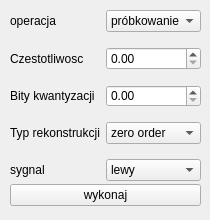
     <widget class="QWidget" name="dzialaniaJednoSygnaloweTab">
      <attribute name="title">
       <string>jedno-sygnalowe</string>
      </attribute>
      <widget class="QWidget" name="formLayoutWidget_2">
       <property name="geometry">
        <rect>
         <x>10</x>
         <y>10</y>
         <width>191</width>
         <height>171</height>
        </rect>
       </property>
       <layout class="QFormLayout" name="dzialaniaJednoLayout">
        <property name="verticalSpacing">
         <number>15</number>
        </property>
        <item row="0" column="0">
         <widget class="QLabel" name="operacjaJednoLabel">
          <property name="text">
           <string>operacja</string>
          </property>
          <property name="buddy">
           <cstring>operacjaJednoComboBox</cstring>
          </property>
         </widget>
        </item>
        <item row="0" column="1">
         <widget class="QComboBox" name="operacjaJednoComboBox">
          <item>
           <property name="text">
            <string>próbkowanie</string>
           </property>
          </item>
          <item>
           <property name="text">
            <string>kwantyzacja</string>
           </property>
          </item>
          <item>
           <property name="text">
            <string>rekonstrukcja</string>
           </property>
          </item>
         </widget>
        </item>
        <item row="1" column="0">
         <widget class="QLabel" name="jednoCzestotliwoscProbkowaniaLabel">
          <property name="text">
           <string>Czestotliwosc</string>
          </property>
          <property name="buddy">
           <cstring>jednoCzestotliwoscProbkowaniaDoubleSpinBox</cstring>
          </property>
         </widget>
        </item>
        <item row="1" column="1">
         <widget class="QDoubleSpinBox" name="jednoCzestotliwoscProbkowaniaDoubleSpinBox">
          <property name="maximum">
           <double>100000.000000000000000</double>
          </property>
         </widget>
        </item>
        <item row="2" column="0">
         <widget class="QLabel" name="bityKwantyzacjiLabel">
          <property name="text">
           <string>Bity kwantyzacji</string>
          </property>
          <property name="buddy">
           <cstring>bityKwantyzacjiDoubleSpinBox</cstring>
          </property>
         </widget>
        </item>
        <item row="2" column="1">
         <widget class="QDoubleSpinBox" name="bityKwantyzacjiDoubleSpinBox">
          <property name="maximum">
           <double>100000.000000000000000</double>
          </property>
         </widget>
        </item>
        <item row="3" column="0">
         <widget class="QLabel" name="typRekonstrukcjiLabel">
          <property name="text">
           <string>Typ rekonstrukcji</string>
          </property>
          <property name="buddy">
           <cstring>typRekonstrukcjiComboBox</cstring>
          </property>
         </widget>
        </item>
        <item row="3" column="1">
         <widget class="QComboBox" name="typRekonstrukcjiComboBox">
          <item>
           <property name="text">
            <string>zero order</string>
           </property>
          </item>
          <item>
           <property name="text">
            <string>first order</string>
           </property>
          </item>
          <item>
           <property name="text">
            <string>sinc</string>
           </property>
          </item>
         </widget>
        </item>
        <item row="4" column="0">
         <widget class="QLabel" name="sygnalLabel">
          <property name="text">
           <string>sygnal</string>
          </property>
          <property name="buddy">
           <cstring>sygnalComboBox</cstring>
          </property>
         </widget>
        </item>
        <item row="4" column="1">
         <widget class="QComboBox" name="sygnalComboBox">
          <item>
           <property name="text">
            <string>lewy</string>
           </property>
          </item>
          <item>
           <property name="text">
            <string>prawy</string>
           </property>
          </item>
          <item>
           <property name="text">
            <string>wynikowy</string>
           </property>
          </item>
         </widget>
        </item>
       </layout>
      </widget>
      <widget class="QWidget" name="verticalLayoutWidget_2">
       <property name="geometry">
        <rect>
         <x>10</x>
         <y>180</y>
         <width>191</width>
         <height>31</height>
        </rect>
       </property>
       <layout class="QVBoxLayout" name="dzialaniaJednoWykonajLayout">
        <item>
         <widget class="QPushButton" name="dzialaniaJednoWykonajButton">
          <property name="text">
           <string>wykonaj</string>
          </property>
         </widget>
        </item>
       </layout>
      </widget>
     </widget>
